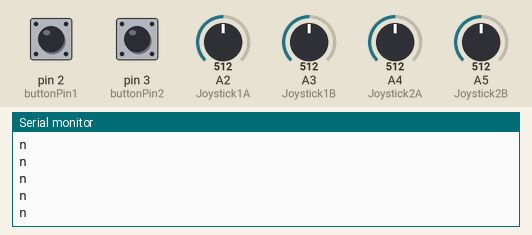
The sketch below on a simulated Arduino Uno, built with avr-gcc and run on an emulated ATmega328P. On the bench: the last lines printed to the serial monitor. The inputs (shaded band) are chosen by the test bench; at power-on: A5 (Joystick2B) = 512, A4 (Joystick2A) = 512, pin 2 (buttonPin1) LOW, pin 3 (buttonPin2) LOW, A2 (Joystick1A) = 512, A3 (Joystick1B) = 512.

Above: at 2.8 s.
2.9 s: A5 (Joystick2B) set to 554
4.4 s: A5 (Joystick2B) set to 578
At 4.43 s:
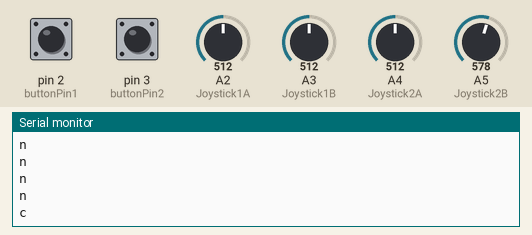
6.0 s: A4 (Joystick2A) set to 476
At 6.04 s:
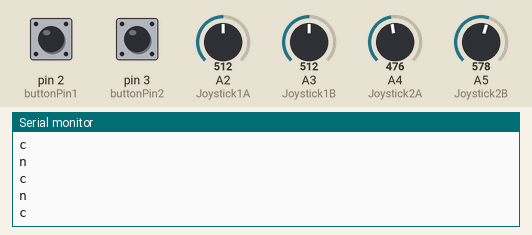
7.5 s: A4 (Joystick2A) set to 445
At 7.55 s:
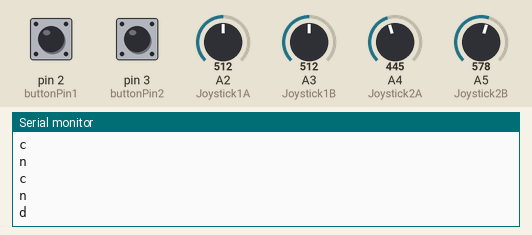

Measured:
- the behaviour switches between 562 and 563 on A5 (Joystick2B) (found by bisection; images 0 and 1)
- the behaviour switches between 462 and 461 on A4 (Joystick2A) (found by bisection; images 2 and 3)
- after the input at 4.4 s, the serial monitor: prints a new line at once (image 1)
- after the input at 7.5 s, the serial monitor: prints a new line at once (image 3)

The sketch:

PinooNano_HC05_Joystick_MasterCode.ino
```cpp
const int buttonPin1 = 2; // Buton 1 için bağlantı pini
bool lastButtonState1 = LOW; // Buton 1'in son durumu
const int buttonPin2 = 3; // Buton 2 için bağlantı pini
bool lastButtonState2 = LOW; // Buton 2'nin son durumu

const int Joystick1A = A2; // Joystick 1 Y ekseni pini
const int Joystick1B = A3; // Joystick 1 X ekseni pini
const int Joystick2A = A4; // Joystick 2 Y ekseni pini
const int Joystick2B = A5; // Joystick 2 X ekseni pini

const int threshold = 50; // Joystick merkez değerinden sapma hassasiyet eşiği

void setup() {
  pinMode(buttonPin1, INPUT); // Buton 1 pini giriş olarak ayarlandı
  pinMode(buttonPin2, INPUT); // Buton 2 pini giriş olarak ayarlandı

  pinMode(Joystick1A, INPUT); // Joystick 1 Y ekseni pini giriş olarak ayarlandı
  pinMode(Joystick1B, INPUT); // Joystick 1 X ekseni pini giriş olarak ayarlandı
  pinMode(Joystick2A, INPUT); // Joystick 2 Y ekseni pini giriş olarak ayarlandı
  pinMode(Joystick2B, INPUT); // Joystick 2 X ekseni pini giriş olarak ayarlandı

  Serial.begin(9600); // Seri iletişim başlatıldı
  Serial.println("Master hazır...");
}

void loop() {
  // Joystick 1 ve 2 eksen verilerini oku
  int joy1_Y = analogRead(Joystick1A); // Joystick 1 Y ekseni
  int joy1_X = analogRead(Joystick1B); // Joystick 1 X ekseni
  int joy2_Y = analogRead(Joystick2A); // Joystick 2 Y ekseni
  int joy2_X = analogRead(Joystick2B); // Joystick 2 X ekseni

  // Joystick 1 yönlerine göre veri gönder
  if (joy1_Y > 512 + threshold) {
    Serial.println("a"); // Joystick 1 ileri
  } else if (joy1_Y < 512 - threshold) {
    Serial.println("d"); // Joystick 1 geri
  } else if (joy1_X > 512 + threshold) {
    Serial.println("c"); // Joystick 1 sağ
  } else if (joy1_X < 512 - threshold) {
    Serial.println("b"); // Joystick 1 sol
  } else {
    Serial.println("n"); // Joystick 1 dur
  }

  // Joystick 2 yönlerine göre veri gönder
  if (joy2_Y > 512 + threshold) {
    Serial.println("a"); // Joystick 2 ileri
  } else if (joy2_Y < 512 - threshold) {
    Serial.println("d"); // Joystick 2 geri
  } else if (joy2_X > 512 + threshold) {
    Serial.println("c"); // Joystick 2 sağ
  } else if (joy2_X < 512 - threshold) {
    Serial.println("b"); // Joystick 2 sol
  } else {
    Serial.println("n"); // Joystick 2 dur
  }

  // Buton 1 durumunu kontrol et ve veri gönder
  bool btn1State = digitalRead(buttonPin1); // Buton 1'in mevcut durumu
  if (btn1State != lastButtonState1) { // Buton 1 durumu değiştiyse
    if (btn1State == HIGH) {
      Serial.println("i");  // Buton 1'e basıldığında veri gönder
    } else {
      Serial.println("j");  // Buton 1 bırakıldığında veri gönder
    }
    lastButtonState1 = btn1State; // Buton 1'in son durumunu güncelle
  }

  // Buton 2 durumunu kontrol et ve veri gönder
  bool btn2State = digitalRead(buttonPin2); // Buton 2'nin mevcut durumu
  if (btn2State != lastButtonState2) { // Buton 2 durumu değiştiyse
    if (btn2State == HIGH) {
      Serial.println("l");  // Buton 2'ye basıldığında veri gönder
    } else {
      Serial.println("k");  // Buton 2 bırakıldığında veri gönder
    }
    lastButtonState2 = btn2State; // Buton 2'nin son durumunu güncelle
  }

  delay(100); // İletişim ve işlemleri sabitlemek için küçük bir gecikme
}
```
